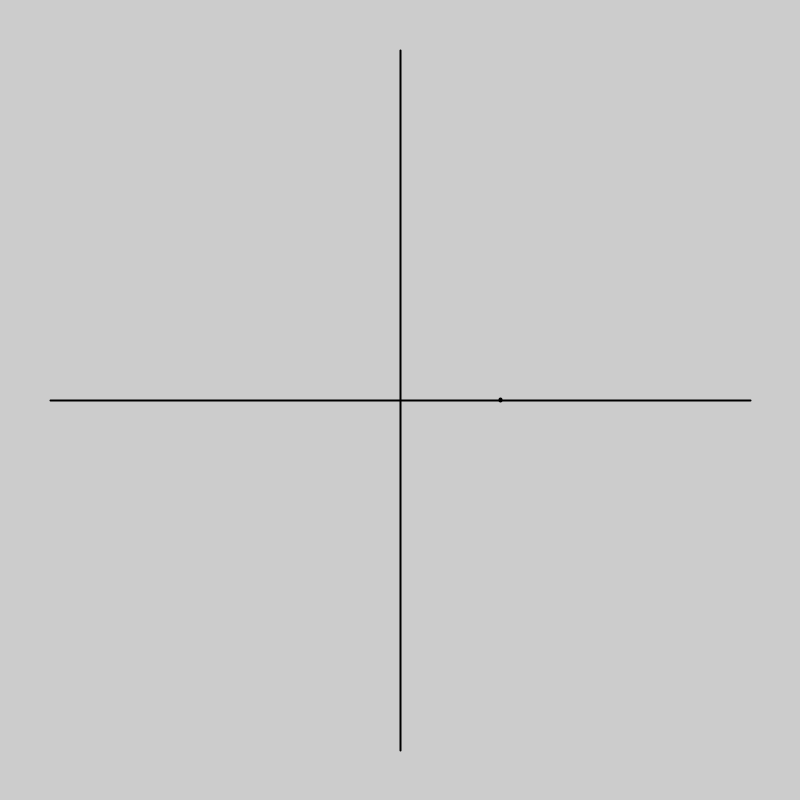
Frame 1 (no input)
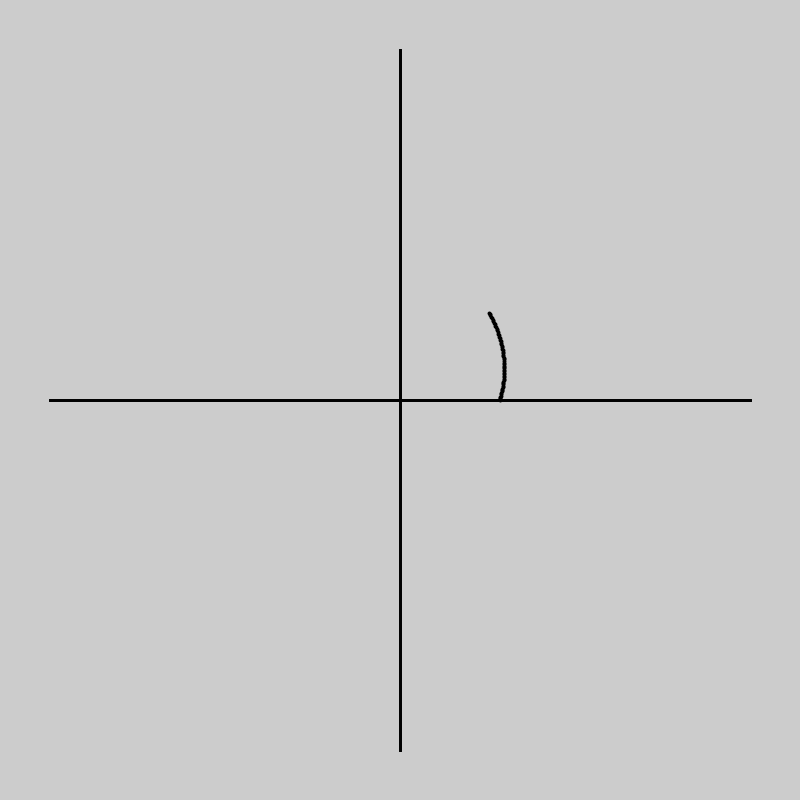
Frame 60 (the mouse pressed at the canvas centre just before this capture)
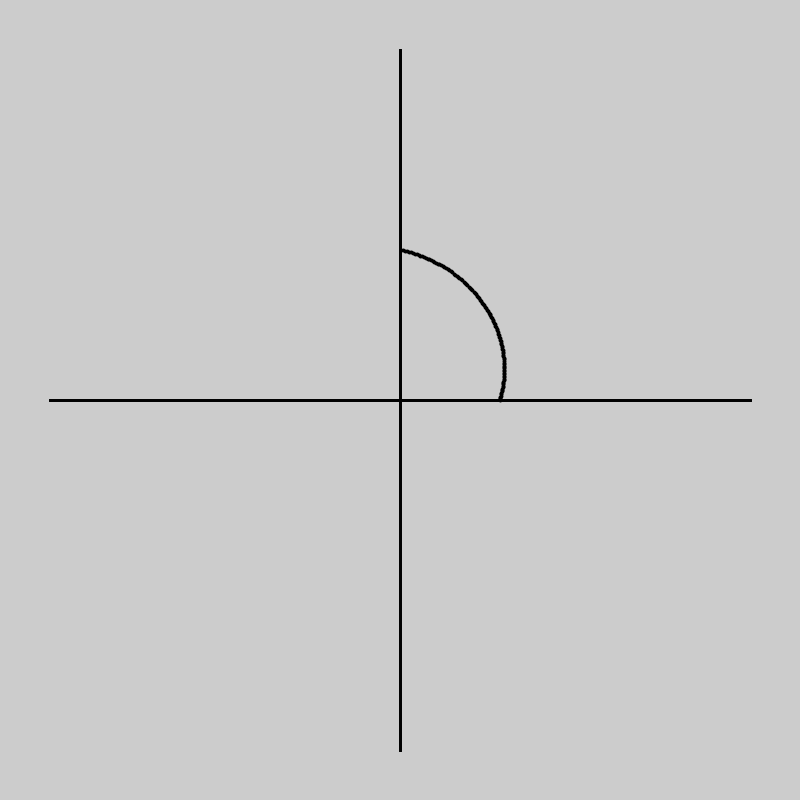
Frame 120 (the mouse held since frame 60 and released just before this capture)

The Processing sketch that drew these frames (run headless with seeded random() and noise(); from frame 60 on, the mouse is pressed at the canvas centre):

// Processing sketch: q3_pg_pde
// ── q3_pg_pde.pde
float x = 100;
float y = 0;
float alpha = 0;

void setup() {
  size(800, 800);
  frameRate(60);
}

void draw() {
  translate(400, 400);
  strokeWeight(2);
  line(0, -350, 0, 350);
  line(-350, 0, 350, 0);
  strokeWeight(4);
  scale(1,-1);
  rotate(alpha);
  point(x * (1 + alpha/PI), y);
  alpha += PI/240;
}
